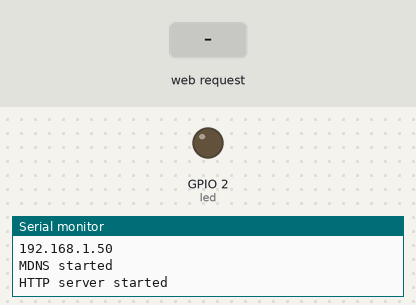
The sketch below on a simulated ESP8266 (Wemos D1 mini). Parts: output pins drawn as LEDs (lit = HIGH), the last lines printed to the serial monitor. The test bench sets the inputs (shaded band). WiFi joins after 1.5 s; servers stay silent unless stated.

Above: at 2.7 s.
2.8 s: HTTP request GET /deactivate received
At 3.3 s:
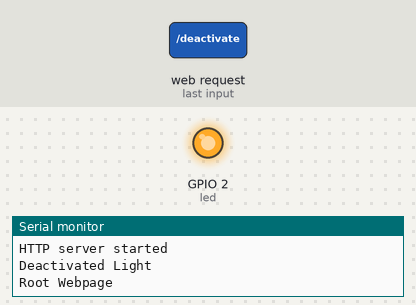
4.5 s: HTTP request GET /activate received
At 4.65 s:
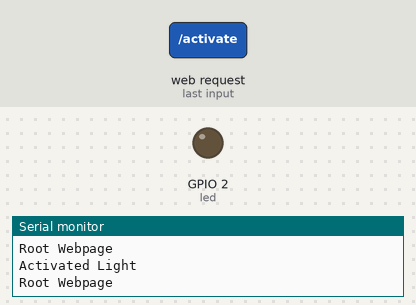
Timing chart, 0 to 7.5 s (numbered marks = the images above; inputs shaded):
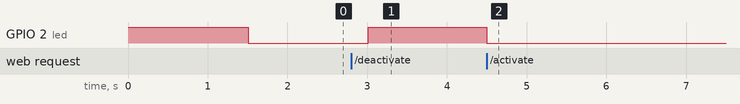

Measured:
- after the input at 2.8 s, GPIO 2 (led): LOW → HIGH after 0.21 s
- after the input at 4.5 s, GPIO 2 (led): HIGH → LOW at once

The sketch:

Harrywebserver.ino
```cpp
#include <ESP8266WiFi.h>
#include <WiFiClient.h>
#include <ESP8266WebServer.h>
#include <ESP8266mDNS.h>


#define SSID "Deco_3C88"
#define PASSWORD "j3HCZJVDwKvL"

#define MDNS_NAME "harrywebserver"


const char* ssid = SSID;
const char* password = PASSWORD;

ESP8266WebServer server(80);

int led = LED_BUILTIN;
bool ledstatus = true;


void rootweb() {
  Serial.println("Root Webpage");
  String websitehtml = "";
  websitehtml += "<h1>";
  websitehtml += "<p>ESP8266 Use of remote controlling the WeMos d1 Built-in LED<p>";
  websitehtml += "<a href=\"/activate\">Activate Led</a> \t\t ";
  websitehtml += "<br><br>";
  websitehtml += "<a href=\"/deactivate\">Deactivate Led</a>";
  websitehtml += "</h1>";
  server.send(200, "text/html", websitehtml);

}

void activatebtn() {
  Serial.println("Activated Light");
  ledstatus = true;
  rootweb();
  //then to go to root website eg. handleroot()
}

void deactivatebtn() {
  Serial.println("Deactivated Light");
  ledstatus = false;
  rootweb();
  //then to go to root website eg. handleroot()
}

void websiteled(int time) {
  digitalWrite(led, LOW);
  delay(time);
}

void webapp() {
  if (ledstatus) {
    websiteled(300);
  }
  digitalWrite(led, HIGH);

}

void setup() {
  // put your setup code here, to run once:
  pinMode(led, OUTPUT);
  digitalWrite(led, HIGH);
  Serial.begin(115200);

  //connecting to wifi network with ssid and pswd
  Serial.print("Connecting to ");
  Serial.println(ssid);
  WiFi.mode(WIFI_STA);
  WiFi.begin(ssid, password);
  delay(5);
  Serial.println("Starting");
  while (WiFi.status() != WL_CONNECTED) {
    delay(500);
    Serial.print(".");
  }
  // Print local IP address and start web server
  Serial.println("");
  Serial.print("WiFi connected to ");
  Serial.println(ssid);
  Serial.println("IP address: ");
  Serial.println(WiFi.localIP());

  if (MDNS.begin(MDNS_NAME)) {

    Serial.println("MDNS started");

  }

  server.on("/", rootweb);
  server.on("/activate", activatebtn);
  server.on("/deactivate", deactivatebtn);

  server.begin();
  Serial.println("HTTP server started");


}

void loop() {
  // put your main code here, to run repeatedly:

  //WiFiClient client = server.available();   // Listen for incoming clients
  server.handleClient();
  MDNS.update();

  webapp();
}
```
